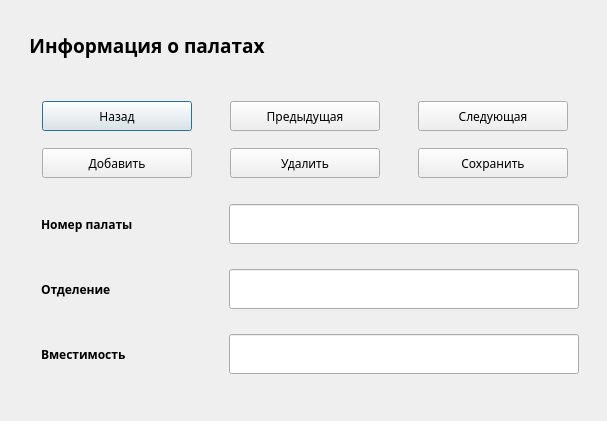
<?xml version="1.0" encoding="UTF-8"?>
<ui version="4.0">
 <class>wardslist</class>
 <widget class="QDialog" name="wardslist">
  <property name="geometry">
   <rect>
    <x>0</x>
    <y>0</y>
    <width>607</width>
    <height>421</height>
   </rect>
  </property>
  <property name="minimumSize">
   <size>
    <width>0</width>
    <height>400</height>
   </size>
  </property>
  <property name="font">
   <font>
    <family>Gargi</family>
   </font>
  </property>
  <property name="windowTitle">
   <string>Список палат</string>
  </property>
  <widget class="QFrame" name="frame">
   <property name="geometry">
    <rect>
     <x>0</x>
     <y>180</y>
     <width>621</width>
     <height>221</height>
    </rect>
   </property>
   <property name="minimumSize">
    <size>
     <width>0</width>
     <height>100</height>
    </size>
   </property>
   <property name="maximumSize">
    <size>
     <width>650</width>
     <height>16777215</height>
    </size>
   </property>
   <layout class="QGridLayout" name="gridLayout_4">
    <property name="verticalSpacing">
     <number>10</number>
    </property>
    <item row="2" column="1">
     <widget class="QLineEdit" name="leCapacity">
      <property name="minimumSize">
       <size>
        <width>0</width>
        <height>40</height>
       </size>
      </property>
      <property name="maximumSize">
       <size>
        <width>350</width>
        <height>16777215</height>
       </size>
      </property>
     </widget>
    </item>
    <item row="0" column="1">
     <widget class="QLineEdit" name="leWardNumber">
      <property name="minimumSize">
       <size>
        <width>0</width>
        <height>40</height>
       </size>
      </property>
      <property name="maximumSize">
       <size>
        <width>350</width>
        <height>16777215</height>
       </size>
      </property>
     </widget>
    </item>
    <item row="1" column="1">
     <widget class="QLineEdit" name="leWardBranch">
      <property name="minimumSize">
       <size>
        <width>0</width>
        <height>40</height>
       </size>
      </property>
      <property name="maximumSize">
       <size>
        <width>350</width>
        <height>16777215</height>
       </size>
      </property>
     </widget>
    </item>
    <item row="1" column="0">
     <widget class="QLabel" name="lbSpecialization_7">
      <property name="minimumSize">
       <size>
        <width>100</width>
        <height>40</height>
       </size>
      </property>
      <property name="maximumSize">
       <size>
        <width>150</width>
        <height>40</height>
       </size>
      </property>
      <property name="font">
       <font>
        <family>Gargi</family>
        <weight>75</weight>
        <bold>true</bold>
       </font>
      </property>
      <property name="text">
       <string>Отделение</string>
      </property>
     </widget>
    </item>
    <item row="0" column="0">
     <widget class="QLabel" name="lbSpecialization_8">
      <property name="minimumSize">
       <size>
        <width>100</width>
        <height>40</height>
       </size>
      </property>
      <property name="maximumSize">
       <size>
        <width>150</width>
        <height>40</height>
       </size>
      </property>
      <property name="font">
       <font>
        <family>Gargi</family>
        <weight>75</weight>
        <bold>true</bold>
       </font>
      </property>
      <property name="text">
       <string>Номер палаты</string>
      </property>
     </widget>
    </item>
    <item row="2" column="0">
     <widget class="QLabel" name="lbFio_6">
      <property name="minimumSize">
       <size>
        <width>100</width>
        <height>40</height>
       </size>
      </property>
      <property name="maximumSize">
       <size>
        <width>150</width>
        <height>40</height>
       </size>
      </property>
      <property name="font">
       <font>
        <family>Gargi</family>
        <weight>75</weight>
        <bold>true</bold>
       </font>
      </property>
      <property name="text">
       <string>Вместимость</string>
      </property>
     </widget>
    </item>
   </layout>
  </widget>
  <widget class="QLabel" name="lbFio_4">
   <property name="geometry">
    <rect>
     <x>20</x>
     <y>30</y>
     <width>254</width>
     <height>31</height>
    </rect>
   </property>
   <property name="maximumSize">
    <size>
     <width>650</width>
     <height>40</height>
    </size>
   </property>
   <property name="font">
    <font>
     <family>Gargi</family>
     <pointsize>14</pointsize>
     <weight>75</weight>
     <bold>true</bold>
    </font>
   </property>
   <property name="text">
    <string>Информация о палатах</string>
   </property>
   <property name="alignment">
    <set>Qt::AlignCenter</set>
   </property>
  </widget>
  <widget class="QWidget" name="">
   <property name="geometry">
    <rect>
     <x>10</x>
     <y>90</y>
     <width>591</width>
     <height>101</height>
    </rect>
   </property>
   <layout class="QGridLayout" name="gridLayout">
    <item row="0" column="0">
     <widget class="QPushButton" name="btnBack">
      <property name="minimumSize">
       <size>
        <width>150</width>
        <height>30</height>
       </size>
      </property>
      <property name="maximumSize">
       <size>
        <width>150</width>
        <height>30</height>
       </size>
      </property>
      <property name="text">
       <string>Назад</string>
      </property>
     </widget>
    </item>
    <item row="0" column="1">
     <widget class="QPushButton" name="btnPrevious">
      <property name="minimumSize">
       <size>
        <width>150</width>
        <height>30</height>
       </size>
      </property>
      <property name="maximumSize">
       <size>
        <width>150</width>
        <height>30</height>
       </size>
      </property>
      <property name="text">
       <string>Предыдущая</string>
      </property>
     </widget>
    </item>
    <item row="0" column="2">
     <widget class="QPushButton" name="btnNext">
      <property name="minimumSize">
       <size>
        <width>150</width>
        <height>30</height>
       </size>
      </property>
      <property name="maximumSize">
       <size>
        <width>150</width>
        <height>30</height>
       </size>
      </property>
      <property name="text">
       <string>Следующая</string>
      </property>
     </widget>
    </item>
    <item row="1" column="0">
     <widget class="QPushButton" name="btnAdd">
      <property name="minimumSize">
       <size>
        <width>150</width>
        <height>30</height>
       </size>
      </property>
      <property name="maximumSize">
       <size>
        <width>150</width>
        <height>30</height>
       </size>
      </property>
      <property name="text">
       <string>Добавить</string>
      </property>
     </widget>
    </item>
    <item row="1" column="1">
     <widget class="QPushButton" name="btnDel">
      <property name="minimumSize">
       <size>
        <width>150</width>
        <height>30</height>
       </size>
      </property>
      <property name="maximumSize">
       <size>
        <width>150</width>
        <height>30</height>
       </size>
      </property>
      <property name="text">
       <string>Удалить</string>
      </property>
     </widget>
    </item>
    <item row="1" column="2">
     <widget class="QPushButton" name="btnSave">
      <property name="minimumSize">
       <size>
        <width>150</width>
        <height>30</height>
       </size>
      </property>
      <property name="maximumSize">
       <size>
        <width>150</width>
        <height>30</height>
       </size>
      </property>
      <property name="text">
       <string>Сохранить</string>
      </property>
     </widget>
    </item>
   </layout>
  </widget>
 </widget>
 <resources/>
 <connections/>
</ui>
